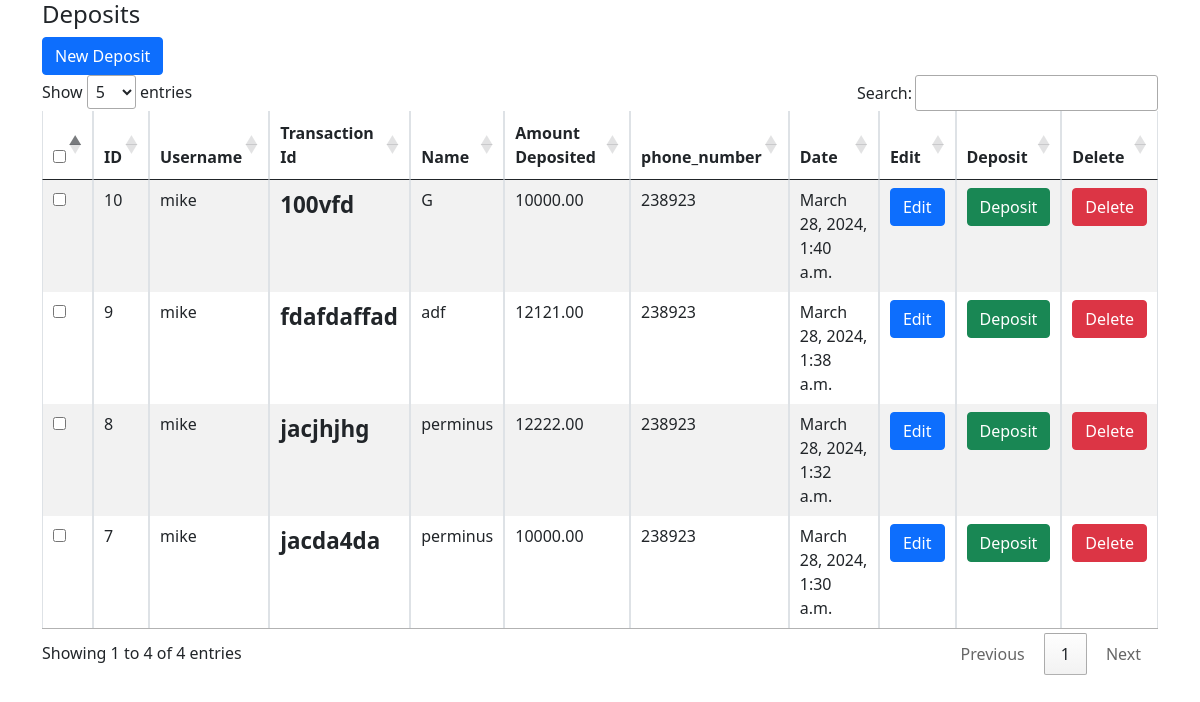
The page /deposited_amount/ on the database as committed earlier.
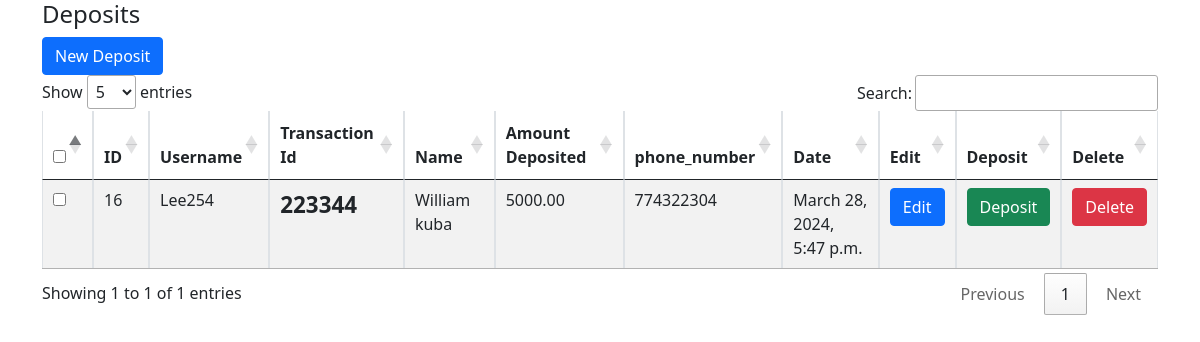
The same page on the database as committed later.
### investor/models.py (models this page shows, shortened)
class Deposit(models.Model):
    username = models.CharField(max_length=12, null=False, blank=False)
    name = models.CharField(max_length=12, null=False, blank=False)
    amount_paid = models.DecimalField(max_digits=10, decimal_places=2)
    phone_number = models.IntegerField(null=False, blank=False)
    date = models.DateTimeField(auto_now_add=True)
    transactions_id = models.CharField(max_length=12, null=False, blank=False)

### investor/views.py (the view)
# urls.py: path('deposited_amount/', views.deposited_amount, name='deposited_amount'),
def deposited_amount(request):
    user = Deposit.objects.all().order_by('-date')
    return render(request, 'transactions/deposit.html', {'user': user})

### investor/templates/transactions/deposit.html (shortened to what this page needs)
{% extends "base.html" %}
{% block content %}
 <div class="col-md-12">
        <span><a href="/dashboard/" class="btn btn-primary">New Deposit</a></span>
        <div class="table-responsive">
		<table id="bootstrapdatatable" class="table table-striped table-bordered" width="100%">
        <thead>
            <th><input type="checkbox" id="checkall" /></th>
            <th>ID</th>
            <th>Username</th>
			<th>Transaction Id</th>
			<th>Name</th>
			<th>Amount Deposited</th>
			<th>phone_number</th>
			<th>Date</th>
            <th>Edit</th>
            <th>Deposit</th>
			<th>Delete</th>
        </thead>
        <tbody>
        {% for user in user  %}
            <tr>
            <td><input type="checkbox" class="checkthis" /></td>
            <td>{{ user.id }}</td>
            <td>{{ user.username }}</td>
			<td style="font-size: 1.4rem; font-weight: 900;">{{ user.transactions_id }}</td>
			<td>{{ user.name }}</td>
			<td>{{ user.amount_paid }}</td>
			<td>{{ user.phone_number }}</td>
			<td>{{ user.date }}</td>
            <td><a href="/edit_deposit/{{ user.id }}" class="btn btn-primary">Edit</a></td>
            <td><a href="/make_deposit/{{ user.id }}" class="btn btn-success">Deposit</a></td>
            <td><a href="/destroy_deposit/{{ user.id }}" class="btn btn-danger">Delete</a></td>
			</tr>
		{% endfor %}
        </tbody>
        </table>
        </div>
    </div>
{% endblock content %}

### investor/templates/base.html (shortened to what this page needs)
<!DOCTYPE html>
<html lang="en">
<head>
{% load static %}
<link rel="stylesheet" type="text/css" href="https://cdn.jsdelivr.net/npm/bootstrap@5.0.2/dist/css/bootstrap.min.css"/>
<link rel = "stylesheet" type = "text/css" href = "https://cdn.datatables.net/1.12.0/css/jquery.dataTables.min.css"/>
</head>
<body>
<div class="container">
 <div class="row">
	 <h4> {% block heading  %}{% endblock %} </h4>
    {% block content %}{% endblock %}
 </div>
</div>
</body>
</html>

Rows that differ between the two databases and show on the page:
removed Deposit: id "10", username "mike", transactions_id "100vfd", name "G", amount_paid "10000.00", phone_number "238923", date "March 28, 2024, 1:40 a.m."
removed Deposit: id "9", username "mike", transactions_id "fdafdaffad", name "adf", amount_paid "12121.00", phone_number "238923", date "March 28, 2024, 1:38 a.m."
removed Deposit: id "8", username "mike", transactions_id "jacjhjhg", name "perminus", amount_paid "12222.00", phone_number "238923", date "March 28, 2024, 1:32 a.m."
removed Deposit: id "7", username "mike", transactions_id "jacda4da", name "perminus", amount_paid "10000.00", phone_number "238923", date "March 28, 2024, 1:30 a.m."
added Deposit: id "16", username "Lee254", transactions_id "223344", name "William kuba", amount_paid "5000.00", phone_number "774322304", date "March 28, 2024, 5:47 p.m."
Other text that changed with them:
text written by a page script: "Show entries Search: Showing 1 to 4 of 4 entries Previous 1 Next" → "Show entries Search: Showing 1 to 1 of 1 entries Previous 1 Next"
